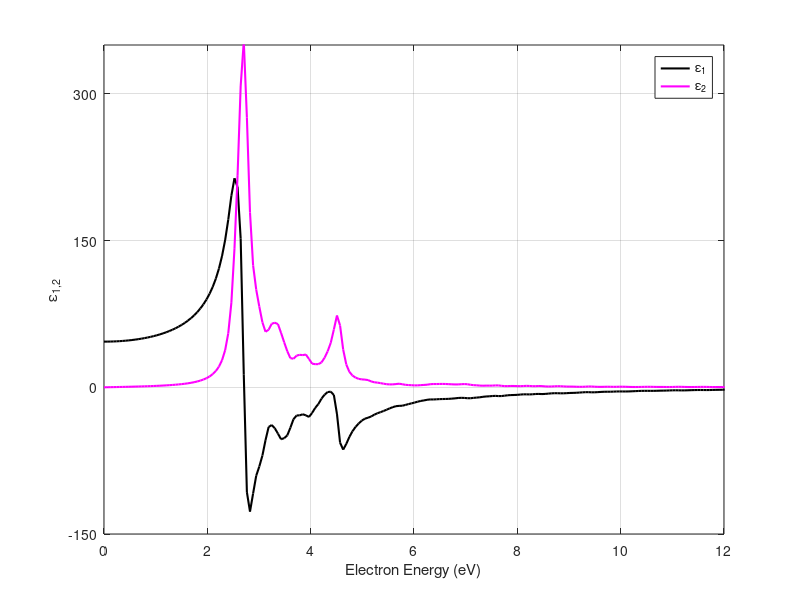

MATLAB code to generate this figure:
clear all; clc;

epsi = load('epsi_silicon2mat.dat');
epsr = load('epsr_silicon2mat.dat');

clf; figure = figure(1)
plot(epsr(:,1),epsr(:,2),'k','linewidth',1.5); hold on
plot(epsi(:,1),epsi(:,2),'m','linewidth',1.5); hold on
set(gca,'xtick',[0:2:12],'ytick',[-150:150:350])
axis([0,12,-150,350])
xlabel('Electron Energy (eV)')
ylabel('\epsilon_{1,2}')
grid on
legend({'\epsilon_{1}','\epsilon_{2}'})

print('Silicon_epsilon','-dpng','-r300')